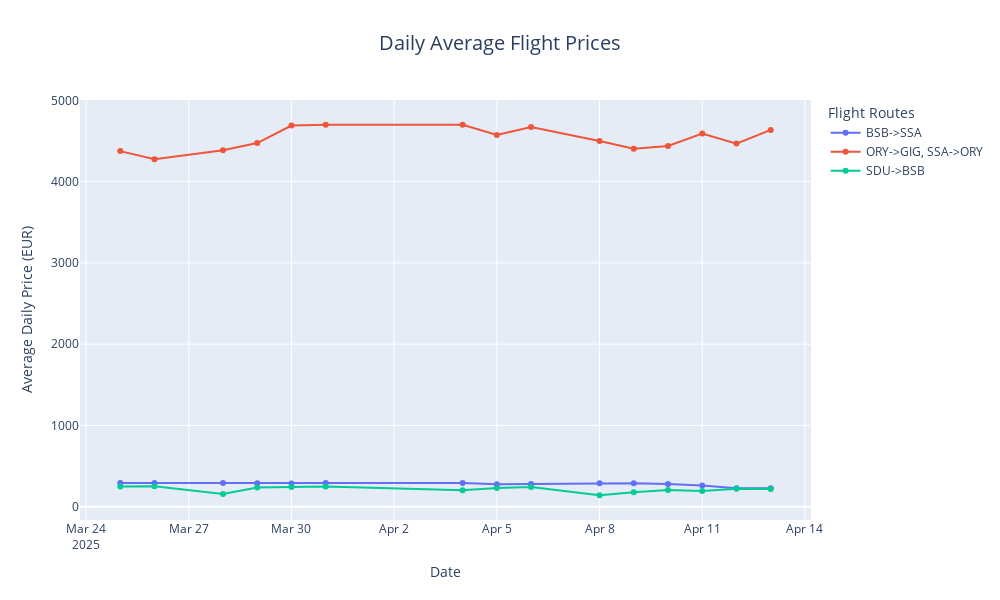

Write notebook code for a chart like this one.
### Markdown cell above
## Daily Price Trends Analysis

### Code cell
# Calculate daily average prices
df['Date'] = pd.to_datetime(df['Date'])
daily_avg = df.groupby(['Date', 'Flight'])['Price_EUR'].mean().reset_index()

# Create interactive daily price trend chart
fig = px.line(daily_avg, x='Date', y='Price_EUR', color='Flight',
              title='Daily Average Flight Prices',
              labels={'Date': 'Date', 'Price_EUR': 'Average Daily Price (EUR)', 'Flight': 'Flight Route'},
              markers=True)

# Improve the layout
fig.update_layout(
    xaxis_title='Date',
    yaxis_title='Average Daily Price (EUR)',
    legend_title='Flight Routes',
    height=600,
    width=1000,
    hovermode='closest',
    hoverlabel=dict(bgcolor="white", font_size=12),
    title=dict(font=dict(size=20), x=0.5)
)

# Add hover information
fig.update_traces(hovertemplate='<b>%{fullData.name}</b><br>Date: %{x|%Y-%m-%d}<br>Avg Price: €%{y:.2f}')

# Show the plot
fig.show()

### Figure 1 — Plotly figure (JSON) as saved in the notebook; plotly's stock layout.template omitted (floating-point values rounded to 4 significant figures)
{"data": [{"hovertemplate": "<b>%{fullData.name}</b><br>Date: %{x|%Y-%m-%d}<br>Avg Price: €%{y:.2f}", "legendgroup": "BSB->SSA", "line": {"color": "#636efa", "dash": "solid"}, "marker": {"symbol": "circle"}, "mode": "lines+markers", "name": "BSB->SSA", "orientation": "v", "showlegend": true, "type": "scatter", "x": ["2025-03-25T00:00:00.000000000", "2025-03-26T00:00:00.000000000", "2025-03-28T00:00:00.000000000", "2025-03-29T00:00:00.000000000", "2025-03-30T00:00:00.000000000", "2025-03-31T00:00:00.000000000", "2025-04-04T00:00:00.000000000", "2025-04-05T00:00:00.000000000", "2025-04-06T00:00:00.000000000", "2025-04-08T00:00:00.000000000", "2025-04-09T00:00:00.000000000", "2025-04-10T00:00:00.000000000", "2025-04-11T00:00:00.000000000", "2025-04-12T00:00:00.000000000", "2025-04-13T00:00:00.000000000"], "xaxis": "x", "y": [292.8, 292.8, 292.8, 289.2, 288.2, 292.8, 292.3, 279.2, 281.3, 291.0, 289.7, 281.2, 263.1, 229.1, 228.6], "yaxis": "y"}, {"hovertemplate": "<b>%{fullData.name}</b><br>Date: %{x|%Y-%m-%d}<br>Avg Price: €%{y:.2f}", "legendgroup": "ORY->GIG, SSA->ORY", "line": {"color": "#EF553B", "dash": "solid"}, "marker": {"symbol": "circle"}, "mode": "lines+markers", "name": "ORY->GIG, SSA->ORY", "orientation": "v", "showlegend": true, "type": "scatter", "x": ["2025-03-25T00:00:00.000000000", "2025-03-26T00:00:00.000000000", "2025-03-28T00:00:00.000000000", "2025-03-29T00:00:00.000000000", "2025-03-30T00:00:00.000000000", "2025-03-31T00:00:00.000000000", "2025-04-04T00:00:00.000000000", "2025-04-05T00:00:00.000000000", "2025-04-06T00:00:00.000000000", "2025-04-08T00:00:00.000000000", "2025-04-09T00:00:00.000000000", "2025-04-10T00:00:00.000000000", "2025-04-11T00:00:00.000000000", "2025-04-12T00:00:00.000000000", "2025-04-13T00:00:00.000000000"], "xaxis": "x", "y": [4375.0, 4276.0, 4387.0, 4475.0, 4689.0, 4699.0, 4700.0, 4573.0, 4673.0, 4500.0, 4403.0, 4438.0, 4592.0, 4467.0, 4636.0], "yaxis": "y"}, {"hovertemplate": "<b>%{fullData.name}</b><br>Date: %{x|%Y-%m-%d}<br>Avg Price: €%{y:.2f}", "legendgroup": "SDU->BSB", "line": {"color": "#00cc96", "dash": "solid"}, "marker": {"symbol": "circle"}, "mode": "lines+markers", "name": "SDU->BSB", "orientation": "v", "showlegend": true, "type": "scatter", "x": ["2025-03-25T00:00:00.000000000", "2025-03-26T00:00:00.000000000", "2025-03-28T00:00:00.000000000", "2025-03-29T00:00:00.000000000", "2025-03-30T00:00:00.000000000", "2025-03-31T00:00:00.000000000", "2025-04-04T00:00:00.000000000", "2025-04-05T00:00:00.000000000", "2025-04-06T00:00:00.000000000", "2025-04-08T00:00:00.000000000", "2025-04-09T00:00:00.000000000", "2025-04-10T00:00:00.000000000", "2025-04-11T00:00:00.000000000", "2025-04-12T00:00:00.000000000", "2025-04-13T00:00:00.000000000"], "xaxis": "x", "y": [250.3, 252.6, 159.1, 238.8, 244.4, 250.6, 204.2, 230.8, 243.8, 142.5, 180.0, 208.3, 195.1, 221.6, 220.4], "yaxis": "y"}], "layout": {"height": 600, "hoverlabel": {"bgcolor": "white", "font": {"size": 12}}, "hovermode": "closest", "legend": {"title": {"text": "Flight Routes"}, "tracegroupgap": 0}, "title": {"font": {"size": 20}, "text": "Daily Average Flight Prices", "x": 0.5}, "width": 1000, "xaxis": {"anchor": "y", "domain": [0, 1], "title": {"text": "Date"}}, "yaxis": {"anchor": "x", "domain": [0, 1], "title": {"text": "Average Daily Price (EUR)"}}}}
